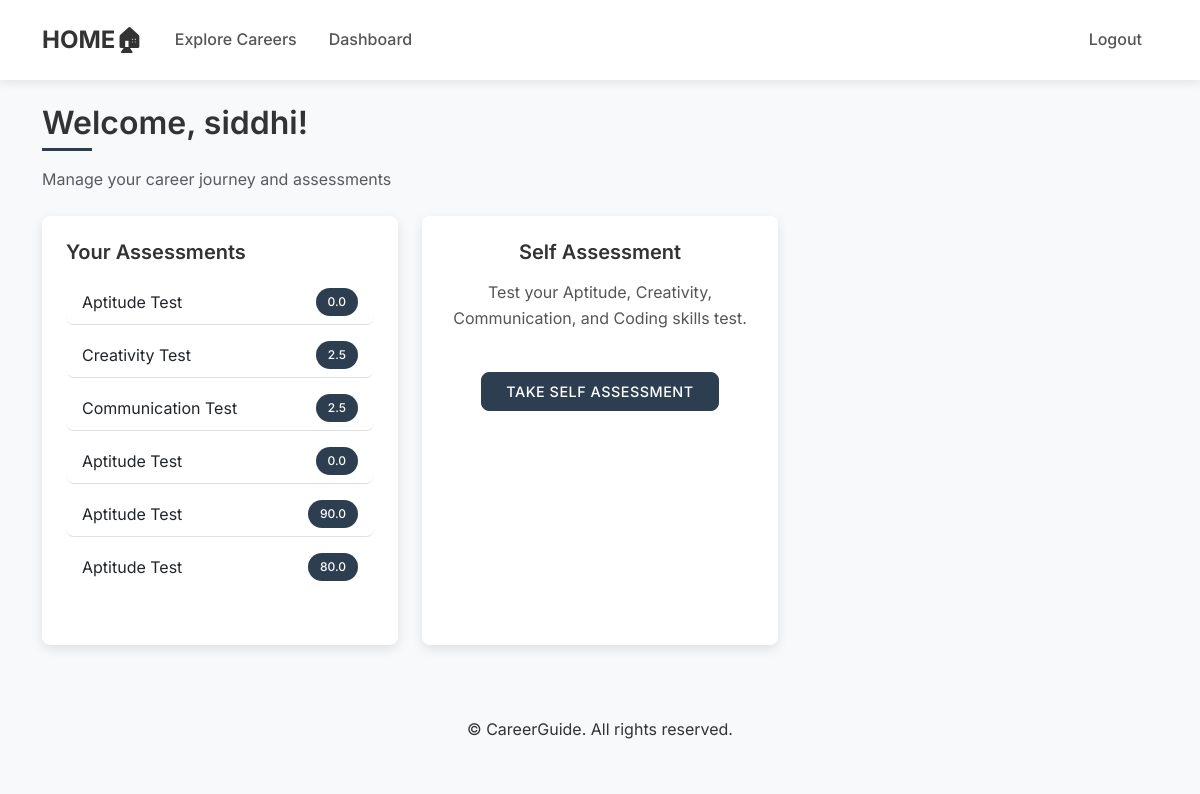
The page /dashboard (signed in) on the database its author committed.
### app.py (models this page shows)
class User(UserMixin, db.Model):
    id = db.Column(db.Integer, primary_key=True)
    username = db.Column(db.String(80), unique=True, nullable=False)
    email = db.Column(db.String(120), unique=True, nullable=False)
    password_hash = db.Column(db.String(120), nullable=False)
    assessments = db.relationship('Assessment', backref='user', lazy=True)

class Assessment(db.Model):
    id = db.Column(db.Integer, primary_key=True)
    user_id = db.Column(db.Integer, db.ForeignKey('user.id'), nullable=False)
    assessment_type = db.Column(db.String(50), nullable=False)
    score = db.Column(db.Float)
    date_taken = db.Column(db.DateTime, default=datetime.utcnow)

### app.py (the view)
@app.route('/dashboard')
@login_required
def dashboard():
    return render_template('dashboard.html')

### app.py (called while the page is built)
@login_manager.user_loader
def load_user(user_id):
    return User.query.get(int(user_id))

### templates/dashboard.html
{% extends "base.html" %}
{% block content %}
<div class="dashboard-header mb-4">
    <h2>Welcome, {{ current_user.username }}!</h2>
    <p class="text-muted">Manage your career journey and assessments</p>
</div>
<div class="grid">
    <div class="card dashboard-card">
        <div class="card-body">
            <h5 class="card-title">Your Assessments</h5>
            {% if current_user.assessments %}
            <ul class="list-group list-group-flush mt-3">
                {% for assessment in current_user.assessments %}
                <li class="list-group-item d-flex justify-content-between align-items-center">
                    {{ assessment.assessment_type }}
                    <span class="badge bg-primary rounded-pill">{{ assessment.score }}</span>
                </li>
                {% endfor %}
            </ul>
            {% else %}
            <p class="card-text mt-3">No assessments taken yet.</p>
            {% endif %}
        </div>
    </div>
    <div class="card dashboard-card text-center">
        <div class="card-body">
            <h5 class="card-title">Self Assessment</h5>
            <p class="card-text mt-3">
                Test your Aptitude, Creativity, Communication, and Coding skills test.
            </p>
            <a href="{{ url_for('self_assessment') }}" class="btn btn-primary mt-4">Take Self Assessment</a>
        </div>
    </div>
</div>
{% endblock %}

### static/css/style.css (style rules this page uses)
:root { --primary-color: #333333; --secondary-color: #555555; --accent-color: #2c3e50; --light-grey: #f5f5f5; --medium-grey: #e0e0e0; --dark-grey: #444444; --text-color: #333333; --border-radius: 8px; --box-shadow: 0 4px 12px rgba(0, 0, 0, 0.1); --transition: all 0.3s ease; }
body { font-family: 'Inter', 'Segoe UI', sans-serif; color: var(--text-color); background-color: #f8f9fa; line-height: 1.6; }
h1, h2, h3, h4, h5, h6 { font-weight: 600; margin-bottom: 1rem; color: var(--primary-color); }
h2 { font-size: 2rem; position: relative; padding-bottom: 0.5rem; }
h2:after { content: ''; position: absolute; left: 0; bottom: 0; width: 50px; height: 3px; background-color: var(--accent-color); }
.btn { border-radius: var(--border-radius); padding: 0.5rem 1.5rem; font-weight: 500; transition: var(--transition); text-transform: uppercase; font-size: 0.9rem; letter-spacing: 0.5px; }
.btn-primary { background-color: var(--accent-color); border-color: var(--accent-color); }
.card { border: none; border-radius: var(--border-radius); box-shadow: var(--box-shadow); transition: var(--transition); margin-bottom: 1.5rem; overflow: hidden; height: 100%; }
.card-body { padding: 1.5rem; }
.card-title { font-weight: 600; margin-bottom: 1rem; color: var(--primary-color); font-size: 1.25rem; }
.card-text { color: var(--secondary-color); }
.grid { display: grid; grid-template-columns: repeat(auto-fill, minmax(300px, 1fr)); gap: 1.5rem; margin: 1.5rem 0; }
.badge { padding: 0.5rem 0.75rem; font-weight: 500; border-radius: 20px; }
.badge.bg-primary { background-color: var(--accent-color) !important; }
.list-group-item { border-radius: var(--border-radius); margin-bottom: 0.5rem; border: 1px solid var(--medium-grey); transition: var(--transition); }
.dashboard-card { height: 100%; display: flex; flex-direction: column; }
.dashboard-card .card-body { flex: 1; }

### rows shown on the page
User: username "siddhi"
Assessment: assessment_type "Aptitude Test", score "0.0"
Assessment: assessment_type "Creativity Test", score "2.5"
Assessment: assessment_type "Communication Test", score "2.5"
Assessment: assessment_type "Aptitude Test", score "0.0"
Assessment: assessment_type "Aptitude Test", score "90.0"
Assessment: assessment_type "Aptitude Test", score "80.0"
